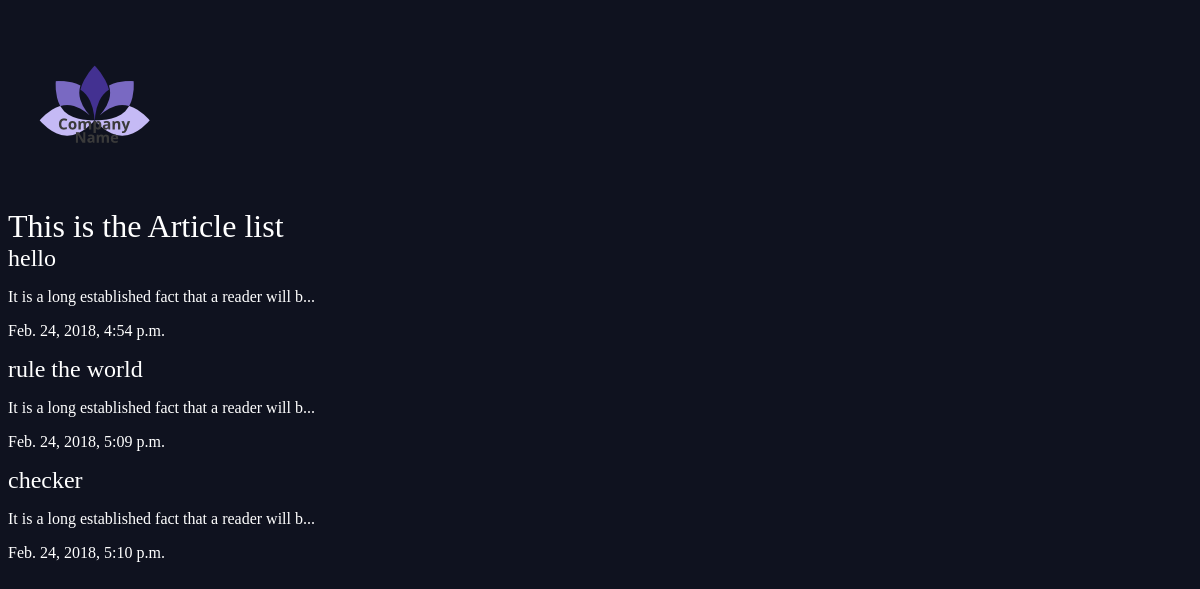
The app's page /articles/ with its own data.
### articles/models.py (models this page shows, shortened)
class Article(models.Model):
	title = models.CharField(max_length=100)
	slug = models.SlugField()
	body = models.TextField()
	date = models.DateTimeField(auto_now_add=True)
	def snippet(self):
		return self.body[:50]+"..."

### articles/views.py (the view)
def article_list(request):
	articles = Article.objects.all().order_by('date')
	return render(request,'articles/article_list.html', { 'articles': articles})

### articles/templates/articles/article_list.html
{% extends 'base_layout.html' %}
{% block content %}
<h1>This is the Article list</h1>
		<div class="articles">
			{% for article in articles %}
				<div class="article">
					<h2><a href="{% url 'detail' slug=article.slug %}">{{article.title}}</a></h2>
					<p>{{article.snippet}}</p>
					<p>{{article.date}}</p>
				</div>
			{% endfor %}
		</div>
{% endblock %}

### templates/base_layout.html (shortened to what this page needs)
{% load static from staticfiles %}
<html>
	<head>
		<link rel="stylesheet" href="{% static 'styles.css'%}">
	</head>
	<body>
		<div class="wrapper">
			<h1><a href="{% url 'list'%}"><img src="{% static 'logo.png'%}"/></a></h1>
			{% block content %}
			{% endblock %}
		</div>
	</body>
</html>

### assets/styles.css (style rules this page uses)
body { background-color: #0f121f; background-image: url(/static/start.png); color: #fff; }
body * { font-family: Ubuntu; }
h1,h2,h3,h4,h5 { font-weight: normal; margin: 0; }
a,a:hover, a:visited { color: #fff; text-decoration: none; }

### records on screen
Article: title "hello", snippet "It is a long established fact that a reader will b...", date "Feb. 24, 2018, 4:54 p.m."
Article: title "rule the world", snippet "It is a long established fact that a reader will b...", date "Feb. 24, 2018, 5:09 p.m."
Article: title "checker", snippet "It is a long established fact that a reader will b...", date "Feb. 24, 2018, 5:10 p.m."
